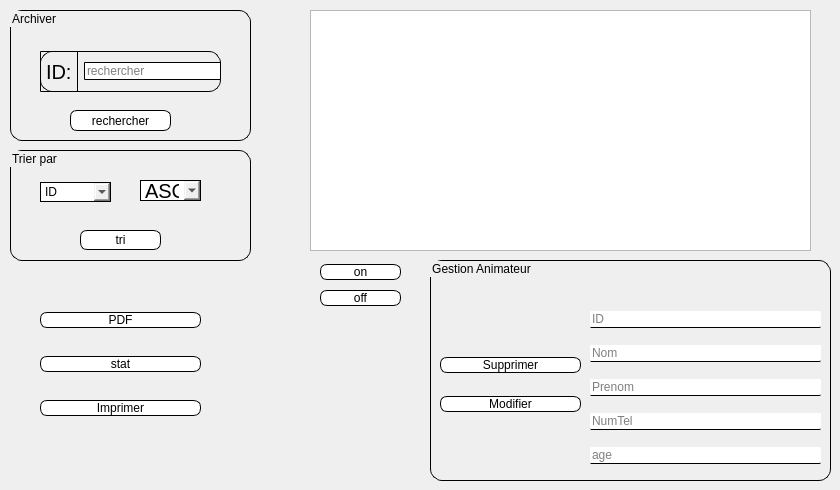
    <widget class="QWidget" name="tab_13">
     <attribute name="title">
      <string>Afficher Employee</string>
     </attribute>
     <widget class="QGroupBox" name="suppression_18">
      <property name="geometry">
       <rect>
        <x>10</x>
        <y>10</y>
        <width>241</width>
        <height>131</height>
       </rect>
      </property>
      <property name="styleSheet">
       <string notr="true">border-radius:12px;
border-color:black;
border:1px solid;
font: 75 15pt &quot;MS Shell Dlg 2&quot;;
</string>
      </property>
      <property name="title">
       <string>Archiver</string>
      </property>
      <widget class="QPushButton" name="recherche">
       <property name="geometry">
        <rect>
         <x>60</x>
         <y>100</y>
         <width>101</width>
         <height>21</height>
        </rect>
       </property>
       <property name="styleSheet">
        <string notr="true">
QPushButton{background-color:white;
border-radius:7px;
border-color:black;
border:1px solid;

}
QPushButton:hover
{border-radius:7px;
background-color:lightgray;
}</string>
       </property>
       <property name="text">
        <string>rechercher</string>
       </property>
      </widget>
      <widget class="QWidget" name="layoutWidget">
       <property name="geometry">
        <rect>
         <x>30</x>
         <y>41</y>
         <width>181</width>
         <height>41</height>
        </rect>
       </property>
       <layout class="QHBoxLayout" name="horizontalLayout_2">
        <item>
         <widget class="QLabel" name="label_79">
          <property name="palette">
           <palette>
            <active>
             <colorrole role="WindowText">
              <brush brushstyle="SolidPattern">
               <color alpha="255">
                <red>0</red>
                <green>0</green>
                <blue>0</blue>
               </color>
              </brush>
             </colorrole>
             <colorrole role="Button">
              <brush brushstyle="SolidPattern">
               <color alpha="0">
                <red>0</red>
                <green>0</green>
                <blue>0</blue>
               </color>
              </brush>
             </colorrole>
             <colorrole role="Text">
              <brush brushstyle="SolidPattern">
               <color alpha="255">
                <red>0</red>
                <green>0</green>
                <blue>0</blue>
               </color>
              </brush>
             </colorrole>
             <colorrole role="ButtonText">
              <brush brushstyle="SolidPattern">
               <color alpha="255">
                <red>0</red>
                <green>0</green>
                <blue>0</blue>
               </color>
              </brush>
             </colorrole>
             <colorrole role="Base">
              <brush brushstyle="SolidPattern">
               <color alpha="0">
                <red>0</red>
                <green>0</green>
                <blue>0</blue>
               </color>
              </brush>
             </colorrole>
             <colorrole role="Window">
              <brush brushstyle="SolidPattern">
               <color alpha="0">
                <red>0</red>
                <green>0</green>
                <blue>0</blue>
               </color>
              </brush>
             </colorrole>
             <colorrole role="Highlight">
              <brush brushstyle="SolidPattern">
               <color alpha="255">
                <red>254</red>
                <green>222</green>
                <blue>201</blue>
               </color>
              </brush>
             </colorrole>
             <colorrole role="PlaceholderText">
              <brush brushstyle="SolidPattern">
               <color alpha="128">
                <red>255</red>
                <green>255</green>
                <blue>255</blue>
               </color>
              </brush>
             </colorrole>
            </active>
            <inactive>
             <colorrole role="WindowText">
              <brush brushstyle="SolidPattern">
               <color alpha="255">
                <red>0</red>
                <green>0</green>
                <blue>0</blue>
               </color>
              </brush>
             </colorrole>
             <colorrole role="Button">
              <brush brushstyle="SolidPattern">
               <color alpha="0">
                <red>0</red>
                <green>0</green>
                <blue>0</blue>
               </color>
              </brush>
             </colorrole>
             <colorrole role="Text">
              <brush brushstyle="SolidPattern">
               <color alpha="255">
                <red>0</red>
                <green>0</green>
                <blue>0</blue>
               </color>
              </brush>
             </colorrole>
             <colorrole role="ButtonText">
              <brush brushstyle="SolidPattern">
               <color alpha="255">
                <red>0</red>
                <green>0</green>
                <blue>0</blue>
               </color>
              </brush>
             </colorrole>
             <colorrole role="Base">
              <brush brushstyle="SolidPattern">
               <color alpha="0">
                <red>0</red>
                <green>0</green>
                <blue>0</blue>
               </color>
              </brush>
             </colorrole>
             <colorrole role="Window">
              <brush brushstyle="SolidPattern">
               <color alpha="0">
                <red>0</red>
                <green>0</green>
                <blue>0</blue>
               </color>
              </brush>
             </colorrole>
             <colorrole role="Highlight">
              <brush brushstyle="SolidPattern">
               <color alpha="255">
                <red>254</red>
                <green>222</green>
                <blue>201</blue>
               </color>
              </brush>
             </colorrole>
             <colorrole role="PlaceholderText">
              <brush brushstyle="SolidPattern">
               <color alpha="128">
                <red>255</red>
                <green>255</green>
                <blue>255</blue>
               </color>
              </brush>
             </colorrole>
            </inactive>
            <disabled>
             <colorrole role="WindowText">
              <brush brushstyle="SolidPattern">
               <color alpha="255">
                <red>0</red>
                <green>0</green>
                <blue>0</blue>
               </color>
              </brush>
             </colorrole>
             <colorrole role="Button">
              <brush brushstyle="SolidPattern">
               <color alpha="0">
                <red>0</red>
                <green>0</green>
                <blue>0</blue>
               </color>
              </brush>
             </colorrole>
             <colorrole role="Text">
              <brush brushstyle="SolidPattern">
               <color alpha="255">
                <red>0</red>
                <green>0</green>
                <blue>0</blue>
               </color>
              </brush>
             </colorrole>
             <colorrole role="ButtonText">
              <brush brushstyle="SolidPattern">
               <color alpha="255">
                <red>0</red>
                <green>0</green>
                <blue>0</blue>
               </color>
              </brush>
             </colorrole>
             <colorrole role="Base">
              <brush brushstyle="SolidPattern">
               <color alpha="0">
                <red>0</red>
                <green>0</green>
                <blue>0</blue>
               </color>
              </brush>
             </colorrole>
             <colorrole role="Window">
              <brush brushstyle="SolidPattern">
               <color alpha="0">
                <red>0</red>
                <green>0</green>
                <blue>0</blue>
               </color>
              </brush>
             </colorrole>
             <colorrole role="Highlight">
              <brush brushstyle="SolidPattern">
               <color alpha="255">
                <red>254</red>
                <green>222</green>
                <blue>201</blue>
               </color>
              </brush>
             </colorrole>
             <colorrole role="PlaceholderText">
              <brush brushstyle="SolidPattern">
               <color alpha="128">
                <red>0</red>
                <green>0</green>
                <blue>0</blue>
               </color>
              </brush>
             </colorrole>
            </disabled>
           </palette>
          </property>
          <property name="font">
           <font>
            <family>MS Shell Dlg 2</family>
            <pointsize>15</pointsize>
            <weight>9</weight>
            <italic>false</italic>
            <bold>false</bold>
           </font>
          </property>
          <property name="styleSheet">
           <string notr="true">color:rgb(0, 0, 0);
border-radius:1px;
border-bottom:1px double;</string>
          </property>
          <property name="text">
           <string>ID:</string>
          </property>
         </widget>
        </item>
        <item>
         <widget class="QLineEdit" name="le_id_3">
          <property name="styleSheet">
           <string notr="true">background-color:white;
border-radius:1px;
border-bottom:1px double;</string>
          </property>
          <property name="text">
           <string/>
          </property>
          <property name="placeholderText">
           <string>rechercher</string>
          </property>
         </widget>
        </item>
       </layout>
      </widget>
     </widget>
     <widget class="QGroupBox" name="suppression_19">
      <property name="geometry">
       <rect>
        <x>10</x>
        <y>150</y>
        <width>241</width>
        <height>111</height>
       </rect>
      </property>
      <property name="styleSheet">
       <string notr="true">border-radius:12px;
border-color:black;
border:1px solid;
font: 75 15pt &quot;MS Shell Dlg 2&quot;;
</string>
      </property>
      <property name="title">
       <string>Trier par</string>
      </property>
      <widget class="QPushButton" name="pushButton_4">
       <property name="geometry">
        <rect>
         <x>70</x>
         <y>80</y>
         <width>81</width>
         <height>20</height>
        </rect>
       </property>
       <property name="styleSheet">
        <string notr="true">
QPushButton{background-color:white;
border-radius:7px;
border-color:black;
border:1px solid;

}
QPushButton:hover
{border-radius:7px;
background-color:lightgray;
}</string>
       </property>
       <property name="text">
        <string>tri</string>
       </property>
      </widget>
      <widget class="QComboBox" name="colone_tri">
       <property name="geometry">
        <rect>
         <x>30</x>
         <y>32</y>
         <width>71</width>
         <height>20</height>
        </rect>
       </property>
       <item>
        <property name="text">
         <string>ID</string>
        </property>
       </item>
       <item>
        <property name="text">
         <string>NOM</string>
        </property>
       </item>
       <item>
        <property name="text">
         <string>AGE</string>
        </property>
       </item>
      </widget>
      <widget class="QComboBox" name="ordre_tri">
       <property name="geometry">
        <rect>
         <x>130</x>
         <y>30</y>
         <width>61</width>
         <height>21</height>
        </rect>
       </property>
       <property name="maximumSize">
        <size>
         <width>5000</width>
         <height>100000</height>
        </size>
       </property>
       <property name="font">
        <font>
         <family>MS Shell Dlg 2</family>
         <pointsize>15</pointsize>
         <weight>9</weight>
         <italic>false</italic>
         <bold>false</bold>
         <kerning>false</kerning>
        </font>
       </property>
       <property name="styleSheet">
        <string notr="true">QComboBox::indicator:checked, QComboBox::indicator:unchecked{
    color: #b1b1b1;
    background-color: #323232;
    border: 1px solid #b1b1b1;
    border-radius: 1px;
    width: 7px;
    height: 7px;
    margin: 0px 5px 0 5px;
}</string>
       </property>
       <item>
        <property name="text">
         <string>ASC</string>
        </property>
       </item>
       <item>
        <property name="text">
         <string>DESC</string>
        </property>
       </item>
      </widget>
     </widget>
     <widget class="QTableView" name="tableView">
      <property name="geometry">
       <rect>
        <x>310</x>
        <y>10</y>
        <width>501</width>
        <height>241</height>
       </rect>
      </property>
      <property name="styleSheet">
       <string notr="true">QTableView
{
    alternate-background-color: #1F1F1F;
    gridline-color: white;
    color: black;

    font: 75 9pt &quot;MS Shell Dlg 2&quot;;
}
QTableView::item 
{
    color: black;
}

QTableView::item:focus
{
    color: gray;
    background: #0063cd;
}
QTableView::item:selected
{
    color: red;
    background: #0063cd;
}

QCheckBox::indicator:checked, QCheckBox::indicator:unchecked{
    color: #b1b1b1;
    background-color: #323232;
    border: 1px solid #b1b1b1;
    border-radius: 1px;
    width: 7px;
    height: 7px;
    margin: 0px 5px 0 5px;
}

    padding-left:10px;
    height:100px;
    width:180px;
    color: #5a5a5a;
    border-bottom :1px solid #f0f0f0;</string>
      </property>
     </widget>
     <widget class="QGroupBox" name="groupBox">
      <property name="geometry">
       <rect>
        <x>430</x>
        <y>260</y>
        <width>401</width>
        <height>221</height>
       </rect>
      </property>
      <property name="styleSheet">
       <string notr="true">border-radius:12px;
border-color:black;
border:1px solid;

font: 75 15pt &quot;MS Shell Dlg 2&quot;;
</string>
      </property>
      <property name="title">
       <string>Gestion Animateur</string>
      </property>
     </widget>
     <widget class="QWidget" name="layoutWidget">
      <property name="geometry">
       <rect>
        <x>590</x>
        <y>300</y>
        <width>231</width>
        <height>176</height>
       </rect>
      </property>
      <layout class="QVBoxLayout" name="verticalLayout_3">
       <item>
        <widget class="QLineEdit" name="le_id_2">
         <property name="styleSheet">
          <string notr="true">background-color:white;
border-radius:1px;
border-bottom:1px double;</string>
         </property>
         <property name="text">
          <string/>
         </property>
         <property name="placeholderText">
          <string>ID</string>
         </property>
        </widget>
       </item>
       <item>
        <widget class="QLineEdit" name="le_nom_2">
         <property name="styleSheet">
          <string notr="true">background-color:white;
border-radius:1px;
border-bottom:1px double;</string>
         </property>
         <property name="text">
          <string/>
         </property>
         <property name="placeholderText">
          <string>Nom</string>
         </property>
        </widget>
       </item>
       <item>
        <widget class="QLineEdit" name="le_prenom_2">
         <property name="styleSheet">
          <string notr="true">background-color:white;
border-radius:1px;
border-bottom:1px double;</string>
         </property>
         <property name="text">
          <string/>
         </property>
         <property name="placeholderText">
          <string>Prenom</string>
         </property>
        </widget>
       </item>
       <item>
        <widget class="QLineEdit" name="numTel_2">
         <property name="styleSheet">
          <string notr="true">background-color:white;
border-radius:1px;
border-bottom:1px double;</string>
         </property>
         <property name="text">
          <string/>
         </property>
         <property name="placeholderText">
          <string>NumTel</string>
         </property>
        </widget>
       </item>
       <item>
        <widget class="QLineEdit" name="ageEdit2">
         <property name="styleSheet">
          <string notr="true">background-color:white;
border-radius:1px;
border-bottom:1px double;</string>
         </property>
         <property name="text">
          <string/>
         </property>
         <property name="placeholderText">
          <string>age</string>
         </property>
        </widget>
       </item>
      </layout>
     </widget>
     <widget class="QWidget" name="layoutWidget">
      <property name="geometry">
       <rect>
        <x>440</x>
        <y>340</y>
        <width>141</width>
        <height>91</height>
       </rect>
      </property>
      <layout class="QVBoxLayout" name="verticalLayout_4">
       <item>
        <widget class="QPushButton" name="supp">
         <property name="styleSheet">
          <string notr="true">
QPushButton{background-color:white;
border-radius:7px;
border-color:black;
border:1px solid;

}
QPushButton:hover
{border-radius:7px;
background-color:lightgray;
}</string>
         </property>
         <property name="text">
          <string>Supprimer</string>
         </property>
        </widget>
       </item>
       <item>
        <widget class="QPushButton" name="modif">
         <property name="styleSheet">
          <string notr="true">
QPushButton{background-color:white;
border-radius:7px;
border-color:black;
border:1px solid;

}
QPushButton:hover
{border-radius:7px;
background-color:lightgray;
}</string>
         </property>
         <property name="text">
          <string>Modifier</string>
         </property>
        </widget>
       </item>
      </layout>
     </widget>
     <widget class="QWidget" name="layoutWidget">
      <property name="geometry">
       <rect>
        <x>40</x>
        <y>290</y>
        <width>161</width>
        <height>151</height>
       </rect>
      </property>
      <layout class="QVBoxLayout" name="verticalLayout_6">
       <item>
        <widget class="QPushButton" name="pushButton_2">
         <property name="styleSheet">
          <string notr="true">
QPushButton{background-color:white;
border-radius:7px;
border-color:black;
border:1px solid;

}
QPushButton:hover
{border-radius:7px;
background-color:lightgray;
}</string>
         </property>
         <property name="text">
          <string>PDF</string>
         </property>
        </widget>
       </item>
       <item>
        <widget class="QPushButton" name="pushButton_3">
         <property name="styleSheet">
          <string notr="true">
QPushButton{background-color:white;
border-radius:7px;
border-color:black;
border:1px solid;

}
QPushButton:hover
{border-radius:7px;
background-color:lightgray;
}</string>
         </property>
         <property name="text">
          <string>stat</string>
         </property>
        </widget>
       </item>
       <item>
        <widget class="QPushButton" name="pushButton">
         <property name="styleSheet">
          <string notr="true">
QPushButton{background-color:white;
border-radius:7px;
border-color:black;
border:1px solid;

}
QPushButton:hover
{border-radius:7px;
background-color:lightgray;
}</string>
         </property>
         <property name="text">
          <string>Imprimer</string>
         </property>
        </widget>
       </item>
      </layout>
     </widget>
     <widget class="QWidget" name="layoutWidget">
      <property name="geometry">
       <rect>
        <x>320</x>
        <y>260</y>
        <width>81</width>
        <height>52</height>
       </rect>
      </property>
      <layout class="QVBoxLayout" name="verticalLayout_5">
       <item>
        <widget class="QPushButton" name="on_6">
         <property name="styleSheet">
          <string notr="true">
QPushButton{background-color:white;
border-radius:7px;
border-color:black;
border:1px solid;

}
QPushButton:hover
{border-radius:7px;
background-color:lightgray;
}</string>
         </property>
         <property name="text">
          <string>on</string>
         </property>
        </widget>
       </item>
       <item>
        <widget class="QPushButton" name="off">
         <property name="styleSheet">
          <string notr="true">
QPushButton{background-color:white;
border-radius:7px;
border-color:black;
border:1px solid;

}
QPushButton:hover
{border-radius:7px;
background-color:lightgray;
}</string>
         </property>
         <property name="text">
          <string>off</string>
         </property>
        </widget>
       </item>
      </layout>
     </widget>
     <zorder>groupBox</zorder>
     <zorder>layoutWidget</zorder>
     <zorder>layoutWidget</zorder>
     <zorder>layoutWidget</zorder>
     <zorder>layoutWidget</zorder>
     <zorder>suppression_18</zorder>
     <zorder>suppression_19</zorder>
     <zorder>tableView</zorder>
    </widget>
